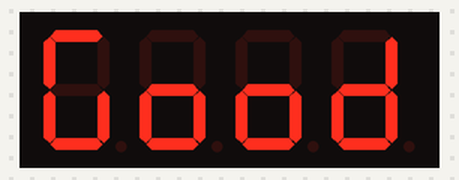
This sketch was run on a simulated Arduino Uno, built with avr-gcc and run on an emulated ATmega328P. On the bench: 4-digit seven-segment display. What the sketch prints to the serial monitor is not drawn.

Above: at 1.1 s.
At 2.33 s:
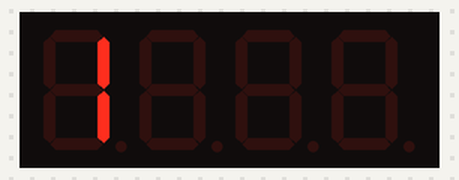
At 3.74 s:
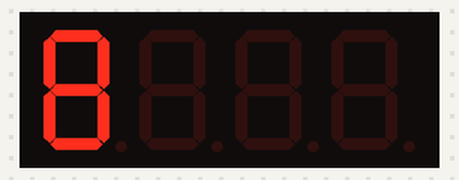
At 4.95 s:
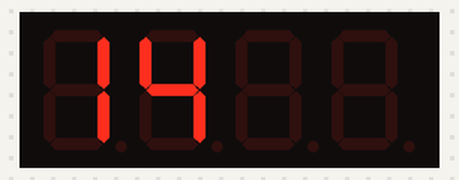
At 6.3 s:
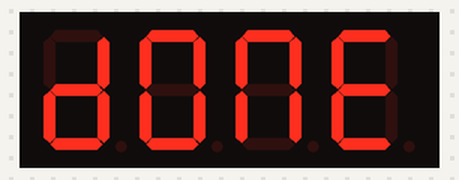
At 7.3 s:
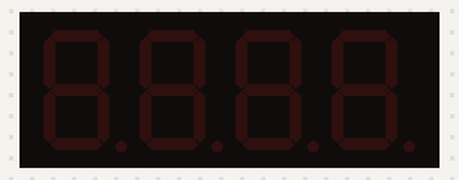

The sketch:

DisplayDM1637.ino
```cpp
#include <SevenSegmentTM1637.h>

const byte CLK = 10;
const byte DIO = 9;
SevenSegmentTM1637 display(CLK,DIO);

void setup() {
  // put your setup code here, to run once:

  Serial.begin(9600);
  display.begin();
  display.setBacklight(100);

}

void loop() {
  // put your main code here, to run repeatedly:

  Serial.print("Good");
  display.print("Good");
  delay(1000);
  display.clear();
  for(int i=0; i<=20; i++)
      {
       Serial.print(i);
       display.print(i);
       delay(200);
      }

  display.print("DONE");
  Serial.print("DONE");
  delay(1000);
  display.clear();
  delay(1000);
}
```

Measured:
- by itself, everything shown: repeats every 7.2 s, in 24 steps
- what the display in image 0 shows lasts 1.0 s, from 1.0 s to 2.0 s
